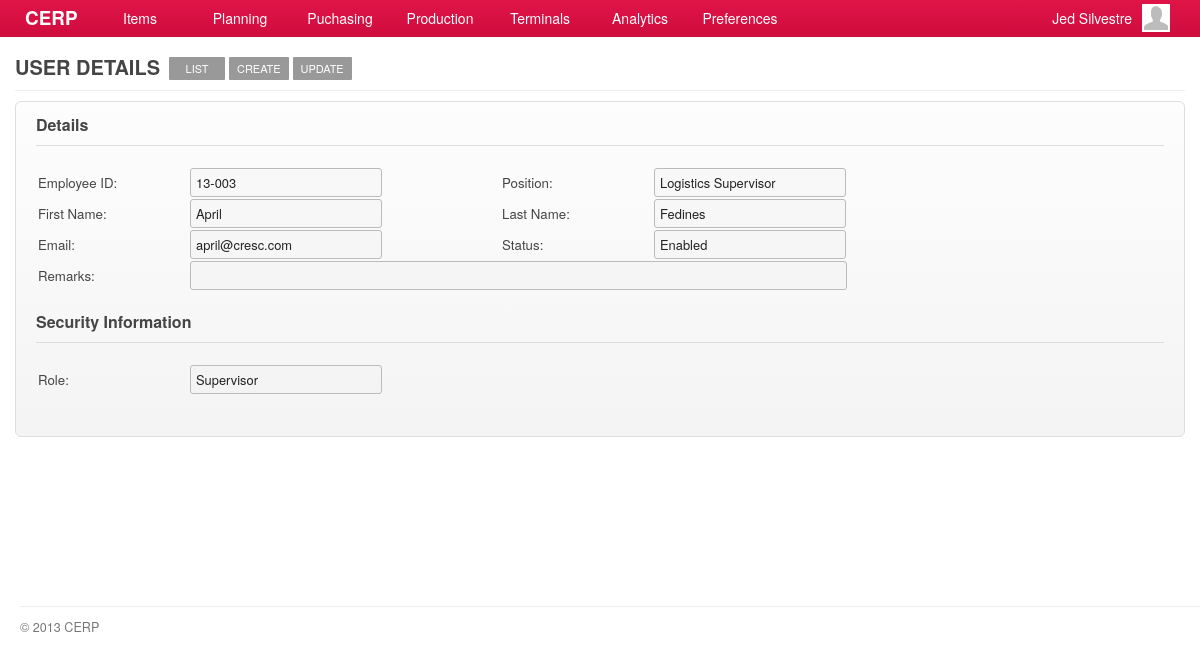
The app's page /account/users-show.php?uid=3 (signed in) with its own data.
### tables this page shows
CREATE TABLE `capabilities` (
  `id` int(11) NOT NULL AUTO_INCREMENT,
  `title` varchar(45) DEFAULT NULL,
  `name` varchar(45) DEFAULT NULL,
  `capability` varchar(45) DEFAULT NULL,
  `url` varchar(45) DEFAULT NULL,
  `parent` int(11) DEFAULT NULL,
  PRIMARY KEY (`id`)
);

CREATE TABLE `users` (
  `id` bigint(20) NOT NULL AUTO_INCREMENT,
  `employee_id` varchar(12) NOT NULL,
  `password` varchar(65) NOT NULL,
  `first_name` varchar(50) NOT NULL,
  `last_name` varchar(50) NOT NULL,
  `email` varchar(65) DEFAULT NULL,
  `position` varchar(65) DEFAULT NULL,
  `status` int(1) DEFAULT '1',
  `description` varchar(100) DEFAULT NULL,
  `created_at` timestamp NULL DEFAULT NULL,
  `updated_at` timestamp NULL DEFAULT NULL,
  PRIMARY KEY (`id`),
  UNIQUE KEY `id` (`id`,`employee_id`)
);

CREATE TABLE `lookups` (
  `id` int(11) NOT NULL AUTO_INCREMENT,
  `code` varchar(7) DEFAULT NULL,
  `description` varchar(45) DEFAULT NULL,
  `parent` varchar(6) DEFAULT NULL,
  `created_at` timestamp NULL DEFAULT NULL,
  `updated_at` timestamp NULL DEFAULT NULL,
  PRIMARY KEY (`id`)
);

CREATE TABLE `roles` (
  `id` int(11) NOT NULL AUTO_INCREMENT,
  `name` varchar(25) NOT NULL,
  `description` varchar(100) DEFAULT NULL,
  `level` tinyint(4) DEFAULT '1',
  `created_at` timestamp NULL DEFAULT NULL,
  `updated_at` timestamp NULL DEFAULT NULL,
  PRIMARY KEY (`id`)
);

### include/general.class.php (called while the page is built, shortened)
<?php
require('database.class.php');
require('capabilities.class.php');
require('role.class.php');
$DB				= new MySQL;
  $DB->database	= "cerpdb";
  $DB->username	= "cerpuser";
  $DB->password	= "cerpuser";
  $DB->hostname	= "localhost";
$Capabilities	= new Capabilities($DB);
$Signed			= $_SESSION['user'];
$Role		= new Role($DB, $Signed['id']);
?>

### include/role.class.php (called while the page is built, shortened)
<?php
class Role
{
	private $DB;
	private $user_id;
	function Role($db, $uid) {
  	$this->DB = $db;
		$this->user_id = $uid;
  }
	function isCapableByName($cap_name) {
		foreach ($this->getUserRoles() as $user_role) {
			$result = $this->DB->Find('role_capabilities', array(
						  			'columns' 		=> 'role_capabilities.*',
						  			'joins' => 'INNER JOIN capabilities ON capabilities.id = role_capabilities.capability_id',
						  	    'conditions' 	=> 'capabilities.capability="'. $cap_name .'" AND role_id='. $user_role['role_id']));
			if(isset($result)) {
				return TRUE;
			}
		}
	}
	function getUserRoles() {
		$result = $this->DB->Get('user_roles', array(
						  			'columns' 		=> 'user_roles.role_id, roles.name',
						  			'joins' => 'INNER JOIN roles ON roles.id = user_roles.role_id',
						  	    'conditions' 	=> 'user_roles.user_id='. $this->user_id));
		if(isset($result)) {
			return $result;
		}
	}
}

### include/database.class.php (called while the page is built, shortened)
<?php
class MySQL {
  public $username	= "cerpuser";
  public $password	= "cerpuser";
  public $hostname	= "localhost";
  public function Connect() {
    $conn = mysql_connect($this->hostname, $this->username, $this->password) or die("<br/><span class='notice'><p class='error'><strong>ERROR!</strong> Unable to connect to MySQL! </p></span>");
    return $conn;
  }
  public function Query($sql) {
  	$conn = $this->Connect();
    $result = mysql_query($sql, $conn);
	return $result;
  }
	function Find($table, $args='') {
  	if (isset($args)) {
  	  $args['columns'] = (isset($args['columns']) ? $args['columns'] : '*');
  	  $args['joins'] = (isset($args['joins']) ? $args['joins'] : '');
	 	 	$args['conditions'] = ($args['conditions'] == '' ? '' : 'where '.$args['conditions']);
		}
		$sql = "SELECT ".$args['columns']." FROM ".$table." ".$args['joins']." ".$args['conditions'];
		$row = $this->IsEmpty($this->Query($sql));
		return mysql_fetch_array($row);
  }
  function Get($table, $args='') {
  	if (isset($args)) {
  	  $args['columns'] = (isset($args['columns']) ? $args['columns'] : '*');
  	  $args['joins'] = (isset($args['joins']) ? $args['joins'] : '');
		  $args['conditions'] = ($args['conditions'] == '' ? '' : 'WHERE '.$args['conditions']);
  	  $args['order'] = (isset($args['order']) ? ' ORDER BY '.$args['order'] : '');
  	  $args['limit'] = (isset($args['limit']) ? ' LIMIT '.$args['limit'] : '');
  	  $args['group'] = (isset($args['group']) ? ' GROUP BY '.$args['group'] : '');
		}
		$data = array();
		$sql = "SELECT ".$args['columns']." FROM ".$table." ".$args['joins']." ".$args['conditions']." ".$args['group']." ".$args['order']." ".$args['limit'];
		$result = $this->IsEmpty($this->Query($sql));
		if(!empty($result)) {
	      while ($row = mysql_fetch_array($result)) {
	        $data[] = $row;
	      }
		}
		return $data;
  }
  private function IsEmpty($result) {
    if(mysql_num_rows($result) > 0) return $result;
    return null;
  }
}

### include/capabilities.class.php (called while the page is built, shortened)
<?php
class Capabilities {
  private $DB;
	public $All;
	function Capabilities($db) {
		$this->DB = $db;
		$this->GetCapabilities();
	}
  function GetTitle() {
    global $capability_key;
	return $this->All[$capability_key]['title'];
  }
	function GetCapabilities() {
		$capabilities = $this->DB->Get('capabilities', array(
					  			'columns' 		=> 'id, capability, title, name, parent, url',
					  	    'conditions' 	=> 'parent IS NOT null ORDER BY parent'));
		$all = array();
		foreach ($capabilities as $cap) {
			$all[$cap['capability']] = array('title' => $cap['title'],'name' => $cap['name'], 'url' => $cap['url'], 'parent' => $cap['parent']);
		}
		$this->All = $all;
	}
}

### account/users-show.php (the view, shortened to what this page needs)
<?php
  $capability_key = 'show_user';
  require('header.php');
	$allowed = $Role->isCapableByName($capability_key);
	if(!$allowed) {
		require('inaccessible.php');
	}else{
	  if(isset($_GET['uid'])) {
	  	$user = $DB->Find('users', array(
				'columns' 		=> 'users.*, lookups.description AS status, roles.name as role',
				'joins'				=> 'LEFT OUTER JOIN lookups on users.status = lookups.id
													INNER JOIN user_roles ON user_roles.user_id = users.id
													INNER JOIN roles ON roles.id = user_roles.role_id',
	  	  'conditions' 	=> 'users.id = '.$_GET['uid']
	  	  )
			);
	  }
?>
	<div id="page">
		<div id="page-title">
    	<h2>
      	<span class="title"><?php echo $Capabilities->GetTitle(); ?></span>
        <?php
				  echo '<a href="'.$Capabilities->All['users']['url'].'" class="nav">'.$Capabilities->All['users']['name'].'</a>';
				  echo '<a href="'.$Capabilities->All['add_user']['url'].'" class="nav">'.$Capabilities->All['add_user']['name'].'</a>';
				  echo '<a href="'.$Capabilities->All['edit_user']['url'].'?uid='.$_GET['uid'].'" class="nav">'.$Capabilities->All['edit_user']['name'].'</a>';
				?>
      </h2>
		</div>
		<div id="content">
			<div class="form-container">
				<h3 class="form-title">Details</h3>
        <table>
           <tr>
              <td width="150">Employee ID:</td><td width="310"><input type="text" value="<?php echo $user['employee_id'] ?>" class="text-field" disabled/></td>
              <td width="150">Position:</td><td><input type="text" value="<?php echo $user['position'] ?>" class="text-field" disabled/></td>
           </tr>
           <tr>
              <td>First Name:</td><td><input type="text" value="<?php echo $user['first_name'] ?>" class="text-field" disabled/></td>
              <td>Last Name:</td><td><input type="text" value="<?php echo $user['last_name'] ?>" class="text-field" disabled/></td>
           </tr>
           <tr>
              <td>Email:</td><td><input type="text" value="<?php echo $user['email'] ?>" class="text-field" disabled/></td>
              <td>Status:</td><td><input type="text" value="<?php echo $user['status'] ?>" class="text-field" disabled/></td>
           </tr>
           <tr>
              <td>Remarks:</td>
              <td colspan="99">
                <input type="text" value="<?php echo $user['description'] ?>" class="text-field" style="width:645px" disabled/>
              </td>
           </tr>
           <tr><td height="5" colspan="99"></td></tr>
        </table>
        <br/>
        <h3 class="form-title">Security Information</h3>
        <table>
           <tr>
              <td width="150">Role:</td><td width="310"><input type="text" value="<?php echo $user['role'] ?>" class="text-field" disabled/></td>
              <td width="150"></td><td></td>
           </tr>
        </table>
        <br/>
      </div>
	</div>
</div>
<?php }
require('footer.php'); ?>

### stylesheets/main.css (style rules this page uses)
*, html, body { margin:0;padding:0; }
html { font-size: 100%; -webkit-text-size-adjust: 100%; -ms-text-size-adjust: 100%; }
body { margin: 0; font-family:"Helvetica Neue", Helvetica, Arial, sans-serif; font-size:14px; line-height:20px; color:#454545; background-color:#ffffff; }
h1, h2, h3, h4 { padding:0 0 5px; margin:0 0 10px; }
h2 { font-size:20px; }
h3 { font-size:16px; }
#page { background-color:#ffffff; font-size:95%; }
#content { padding:0 15px; min-height: 500px; }
#page-title { margin:0 15px 10px; padding:57px 0 0; border-bottom:solid 1px #eeeeee; }
#page-title h2 { margin:0; padding:0 0 10px; }
#page-title h2 .title { float:left; padding-right:5px; text-transform:uppercase; }
#page-title h2 .nav { float:left; display:block; margin:0 0 0 4px; padding:6px 8px; background-color:#999999; color:#ffffff; font-weight:normal; font-size:11px; line-height:11px; cursor:pointer; -webkit-border-radius:1px; -moz-border-radius:1px; border-radius:1px; text-transform:uppercase; min-width:40px; text-align: center; }

### stylesheets/form.css (style rules this page uses)
.form-container { padding:20px; border:solid 1px #dddddd; background-color:#f9f9f9; background-image:-moz-linear-gradient(top, #fdfdfd, #f4f4f4); background-image:-webkit-gradient(linear, 0 0, 0 100%, from(#fdfdfd), to(#f4f4f4)); background-image:-webkit-linear-gradient(top, #fdfdfd, #f4f4f4); background-image:-o-linear-gradient(top, #fdfdfd, #f4f4f4); background-image:linear-gradient(to bottom, #fdfdfd, #f4f4f4); -webkit-border-radius:6px; -moz-border-radius:6px; border-radius:6px; }
.form-title { margin:-7px 0 20px; padding:0 0 10px; border-bottom:solid 1px #dddddd; }
input, textarea, select { padding:4px 5px; border:solid 1px #bbbbbb; color:#222222; font-size:97%; font-family:"Helvetica Neue", Helvetica, Arial, sans-serif; -webkit-border-radius:3px; -moz-border-radius:3px; border-radius:3px; }
input.text-field { width:180px; }

### records on screen
capabilities: title "USER DETAILS"
capabilities: name "LIST"
capabilities: name "CREATE"
capabilities: name "UPDATE"
users: employee "13-003", position "Logistics Supervisor", first_name "April", last_name "Fedines", email "april@cresc.com", description "Enabled", name "Supervisor"

### other values on screen
$Signed['first_name'] "Jed"
$Signed['last_name'] "Silvestre"
